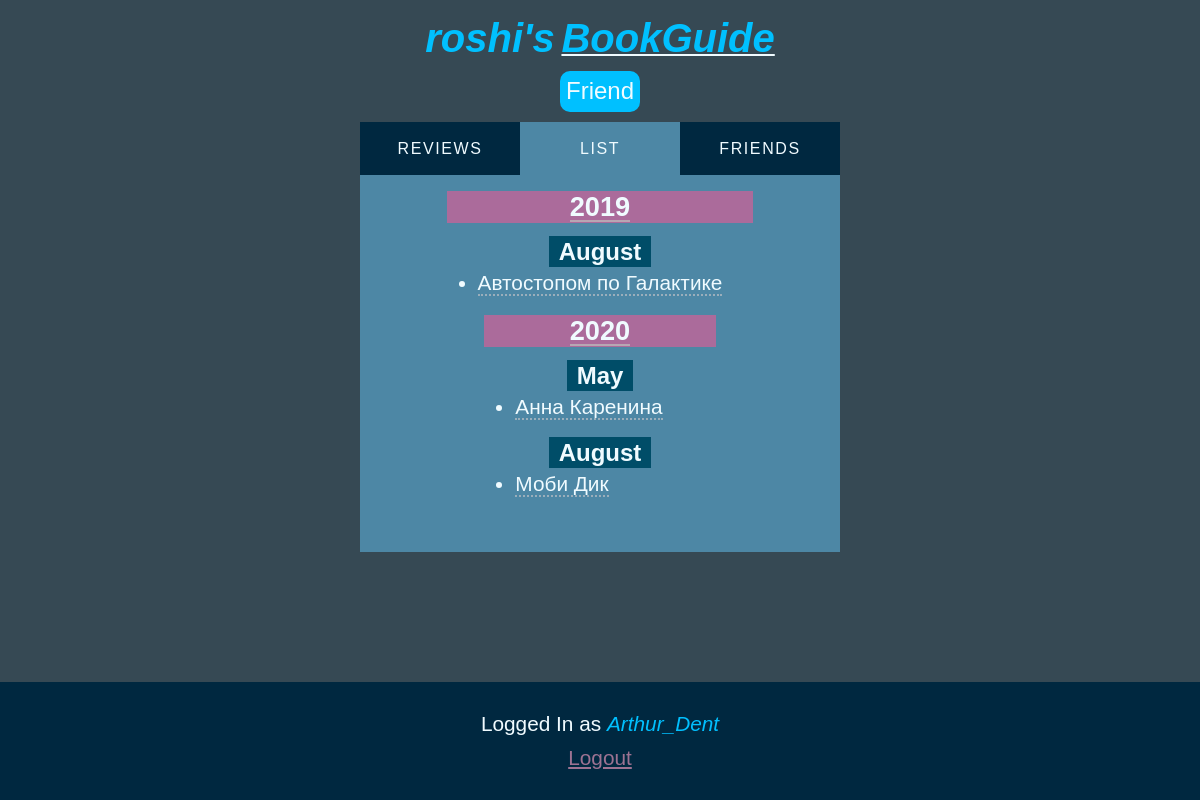
Screenshot of /roshi/ (signed in) with the database file from the repository.
### list/models.py (models this page shows, shortened)
class BookDate(models.Model):
    book = models.ForeignKey(Book, on_delete=models.CASCADE)
    date = models.DateField(default=datetime.date.today)
    notes = models.TextField(null=True, blank=True)
    user = models.ForeignKey(settings.AUTH_USER_MODEL, on_delete=models.CASCADE)
    class Meta:
        ordering = ['date']

class Book(models.Model):
    title = models.CharField(max_length=100)

### list/views.py (the view)
# urls.py: path('<username>/', views.readonly_list, name='readonlylist'),
@never_cache
def readonly_list(request, username):
    user = get_object_or_404(get_user_model(), username=username)
    context = {
            'list': get_list(user),
            'another_owner': user,
            'current_tab': 'list',
            'invites_from_me': [invite.to_user.user for invite in request.user.profile.invites_from_me.all()]
    }
    return render(request, 'list.html', context)

### list/templatetags/list_extras.py (called while the page is built)
@register.simple_tag
def month_name(index):
    index = str(index)
    if index == "1":
        return _("January")
    elif index == "2":
        return _("February")
    elif index == "3":
        return _("March")
    elif index == "4":
        return _("April")
    elif index == "5":
        return _("May")
    elif index == "6":
        return _("June")
    elif index == "7":
        return _("July")
    elif index == "8":
        return _("August")
    elif index == "9":
        return _("September")
    elif index == "10":
        return _("October")
    elif index == "11":
        return _("November")
    elif index == "12":
        return _("December")

### list/views.py (called while the page is built)
def get_list(user):
    bookdate_list = BookDate.objects.filter(user=user)
    dates = bookdate_list.dates('date', 'month')
    dct = OrderedDict()
    for date in dates:
        if not date.year in dct:
            dct[date.year] = OrderedDict()
        dct[date.year][date.month] = bookdate_list.filter(date=date)
    return dct

### list/templates/list.html (shortened to what this page needs)
{% extends "base_list.html" %}
{% load list_extras %}
{% load i18n %}
{% block main %}
<main>
    {% for year, monthlist in list.items %}
        <article>
            <h2><label for="hide-months-{{year}}"><span>{{year}}</span></label></h2>
            {% for month, booklist in monthlist.items %}
            <section>
                <h3><span>{% month_name month %}</span></h3>
                <ul>
                    {% for book in booklist %}
                    <li>
                        <label for="{{book.pk}}-cb">{{ book.book.title }}</label>
                    </li>
                    {% endfor %}
                </ul>
            </section>
            {% endfor %}
        </article>
    {% empty %}
    <h1>{% trans 'The list is currently empty' %}</h1>
    {% endfor %}
</main>
{% endblock %}

### list/templates/base_list.html (shortened to what this page needs)
{% extends "base_generic.html" %}
{% load list_extras %}
{% load i18n %}
{% block head %}
    {% load static %}
    <link rel="stylesheet" href="{% static 'list.css' %}" type="text/css">
    {% load static %}
    <link rel="stylesheet" href="{% static 'colors.css' %}" type="text/css">
{% endblock %}
{% block content %}
    <header>
        {% if another_owner.username %}
            <h1><em>{{ another_owner.username }}'s</em> <a href="{% url 'home' %}"><em>BookGuide</em></a></h1>
            {% if another_owner.username == request.user.username %}
                <span class="big-tag you">{% trans 'You' %}</span>
            {% elif another_owner.profile in request.user.profile.friends.all %}
                <span class="big-tag friend" >{% trans 'Friend' %}</span>
            {% elif another_owner in invites_from_me %}
                <span class="big-tag invite-sent">{% trans 'Invite Sent' %}</span>
            {% else %}
            <a class="big-tag send-invite" href="{% url 'send_invite' another_owner.username %}?next={{request.get_full_path}}">{% trans 'Send Invite' %}</a>
            {% endif %}
        {% else %}
            <h1><a href="{% url 'home' %}" ><em>BookGuide</em></a></h1>
        {% endif %}
    </header>
    <nav>
        <a {% if current_tab == 'reviews' %}selected{%endif%} href="{% url 'allbooks' %}">{% trans 'Reviews' %}</a>
        <a {% if current_tab == 'list' %}selected{%endif%} href="{% url 'home' %}">{% trans 'List' %}</a>
        <a {% if current_tab == 'friends' %}selected{%endif%} href="{% url 'friends' %}">{% trans 'Friends' %}</a>
    </nav>
    {% block main %}
    {% endblock %}
    <footer>
        {% if user.username %}
            <p>{% trans 'Logged In as' %} <em>{{ user.username }}</em></p>
            <a href="{% url 'logout' %}">{% trans 'Logout' %}</a>
        {% else %}
            <p>{% trans 'Not Logged In' %}</p>
            <em><a href="{% url 'login' %}">{% trans 'Login' %}</a></em>
        {% endif %}
    </footer>
{% endblock %}

### list/static/list.css (style rules this page uses)
html { font-size: 100%; }
* { font-size: 1.3rem; font-family: sans-serif; word-break: break-word; }
h1 { font-size: 1.5rem; }
.big-tag { font-size: 1.5rem; padding: 0.4rem; border-radius: 10px; vertical-align: middle; }
.friend { background-color: var(--highlight); }
nav { width: min(30rem, 100%); margin: 0 auto; display: flex; justify-content: center; align-items: center; text-align: center; background-color: var(--nav); }
nav>a { font-size: 1rem; flex: 1 1 0px; padding: 2ch 0 ; text-transform: uppercase; letter-spacing: 0.1rem; text-decoration: none; }
nav>a[selected] { background-color: var(--main); }
header>h1 em, header>h1 em * { font-size: 2.5rem; }
h2, h2 span { font-size: 1.7rem; }
article { min-width: min(20ch, 100%); }
h3 { margin-bottom: 1rem; }
h3>span { font-size: 1.5rem; padding: 2px 10px; }
html { overflow-x: hidden; }
body { display: flex; flex-direction: column; min-height: 100vh; min-width: 100vw; margin: 0; }
header { display: flex; align-items: center; flex-direction: column; padding-bottom: 10px; width: 100%; }
main { width: min(30rem, 100%); margin: 0 auto; display: flex; align-items: center; flex-direction: column; padding: 1rem 1ch; box-sizing: border-box; }
h1,h2,h3 { text-align: center; }
h2 { margin: 0 0 15px 0; }
h3 { margin: 15px 0 5px 0; }
ul { margin: 0 0 20px 0; padding: 0; }
h1 { margin-bottom: 10px; }
article:last-child { padding-bottom: 20px; }
section { margin-bottom: 5px; }
li>label { user-select: none; }
li>label { width: 100%; }
li { margin: 0 31px; }
footer { margin-top: auto; margin-bottom: 0; width: 100%; padding-bottom: 30px; text-align: center; }
footer p { margin: 0 0 10px 0; padding-top: 30px; }
html { overscroll-behavior: none; }
body { background-color: var(--dark); }
header { background-color: var(--dark); }
main { background-color: var(--main); }
* { color: var(--text-light); }
h3>span { background-color: var(--header-secondary) }
h2 { background-color: var(--header-main); }
em, em * { color: var(--highlight); }
footer { background-color: var(--main-darker); }
footer a { color: var(--link-secondary); }
li>label { cursor: pointer; border-bottom: 2px dotted var(--highlight-in-text); }
article>h2>label>span { cursor: pointer; box-shadow: inset 0px -2px 0px 0px var(--highlight-in-header); }

### list/static/colors.css (style rules this page uses)
html { --dark: #364954; --nav: #002840; --main: #4D87A5; --text-light: #F0FBFF; --text-dark: #444; --header-main: #AB6B9B; --header-secondary: #004D68; --highlight: #00C0FF; --danger: #C46367; --green: #2ECC71; --main-darker: #002840; --highlight-in-text: #9AAEBB; --highlight-in-header: #B8A6B3; --link-secondary: #9D7392; }

### rows the page displays
BookDate: book "Автостопом по Галактике"
BookDate: book "Анна Каренина"
BookDate: book "Моби Дик"

### other values shown
{{ another_owner.username }} "roshi"
{{ year }} "2019" "2020"
{{ user.username }} "Arthur_Dent"
